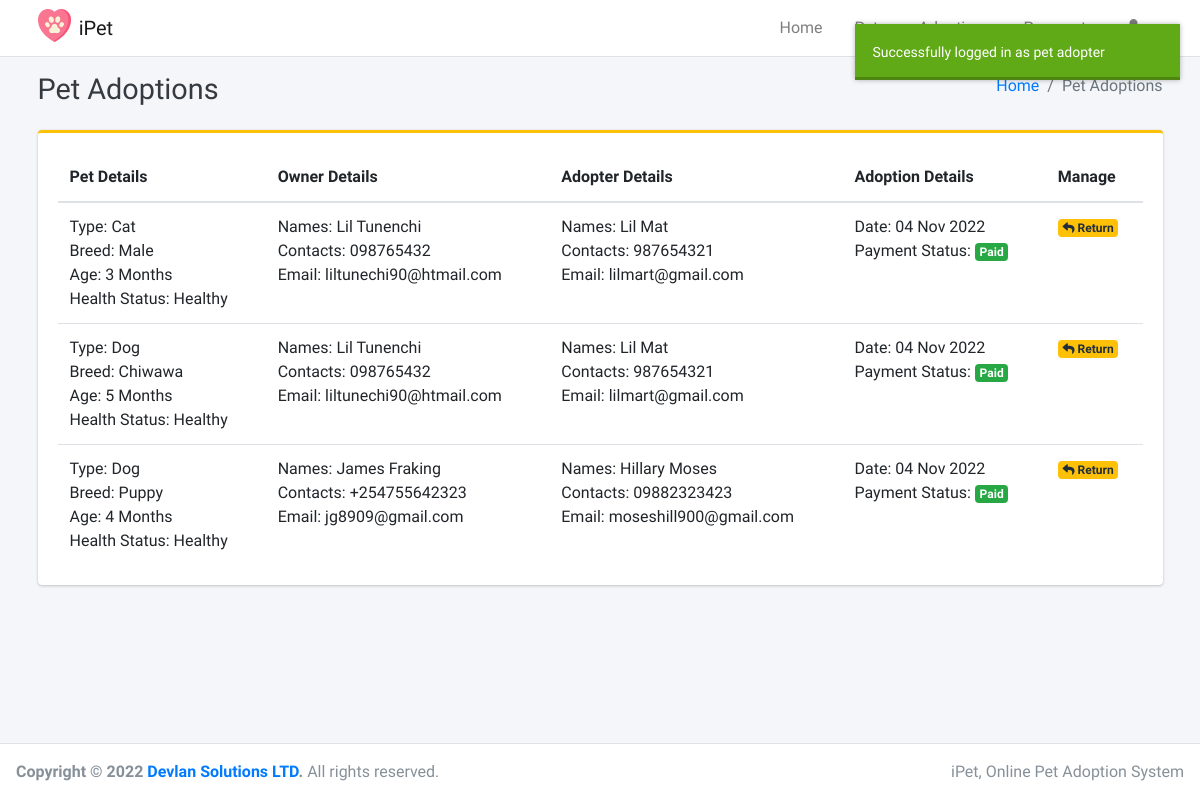
/views/adopter_adoptions (signed in), run on an earlier commit of the app's database.
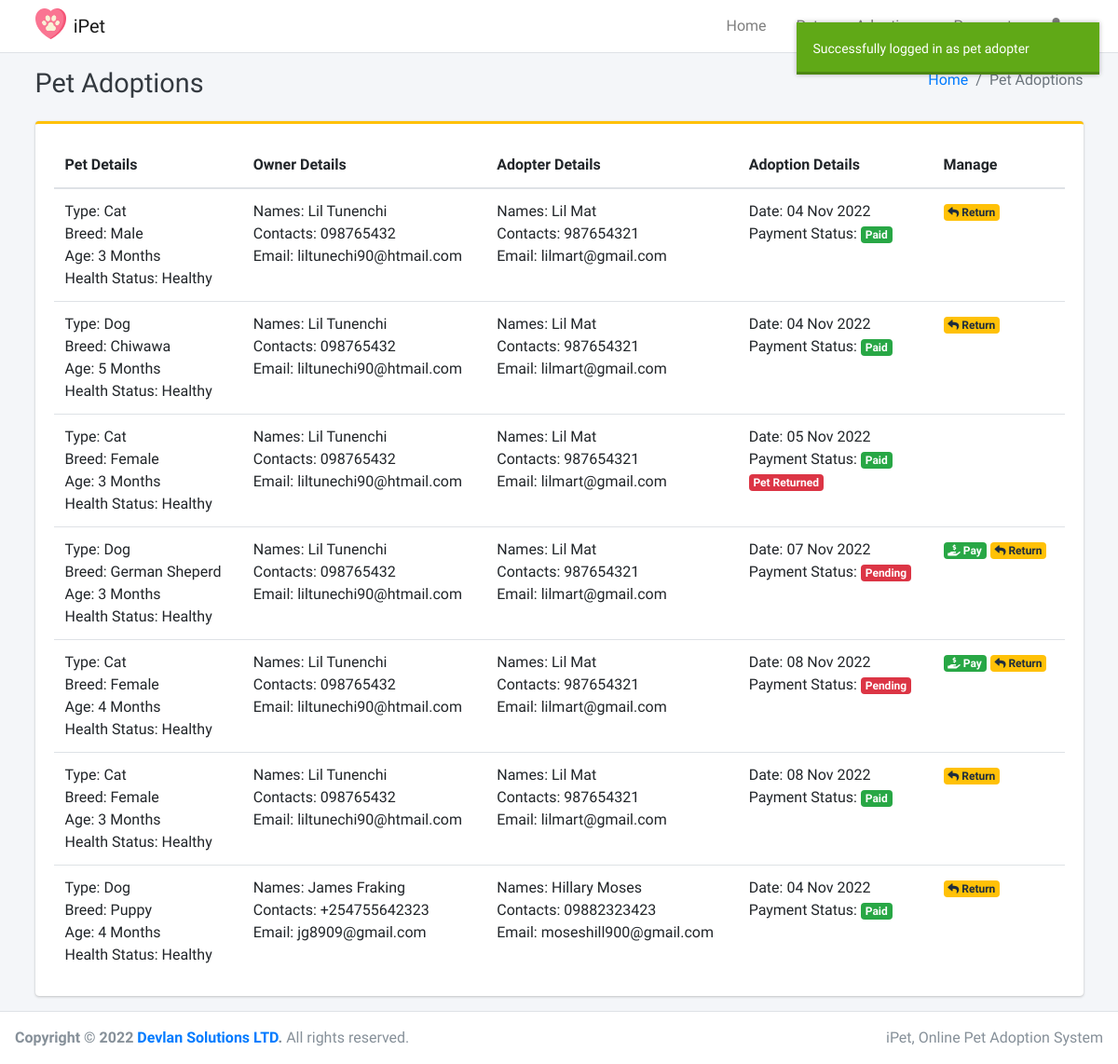
And on a later commit of the database.
### tables this page shows
CREATE TABLE `pet_adoption` (
  `pet_adoption_id` int(200) NOT NULL,
  `pet_adoption_pet_id` int(200) NOT NULL,
  `pet_adoption_pet_adopter_id` int(200) NOT NULL,
  `pet_adoption_date` varchar(200) NOT NULL,
  `pet_adoption_payment_status` varchar(200) NOT NULL DEFAULT 'Pending',
  `pet_adoption_return_status` varchar(200) NOT NULL DEFAULT 'Not Returned',
  `pet_adoption_ref` varchar(200) NOT NULL
);

CREATE TABLE `pet` (
  `pet_id` int(200) NOT NULL,
  `pet_owner_id` int(200) NOT NULL,
  `pet_type` varchar(200) NOT NULL,
  `pet_breed` varchar(200) NOT NULL,
  `pet_age` varchar(200) NOT NULL,
  `pet_health_status` varchar(200) NOT NULL,
  `pet_description` longtext NOT NULL,
  `pet_adoption_status` varchar(200) NOT NULL DEFAULT 'Available',
  `pet_image` varchar(200) NOT NULL
);

CREATE TABLE `pet_owner` (
  `pet_owner_id` int(200) NOT NULL,
  `pet_owner_login_id` int(200) NOT NULL,
  `pet_owner_name` varchar(200) NOT NULL,
  `pet_owner_email` varchar(200) NOT NULL,
  `pet_owner_contacts` varchar(200) NOT NULL,
  `pet_owner_address` longtext NOT NULL
);

CREATE TABLE `pet_adopter` (
  `pet_adopter_id` int(200) NOT NULL,
  `pet_adopter_login_id` int(200) NOT NULL,
  `pet_adopter_name` varchar(200) NOT NULL,
  `pet_adopter_email` varchar(200) NOT NULL,
  `pet_adopter_phone_number` varchar(200) NOT NULL,
  `pet_adopter_address` longtext NOT NULL
);

### views/adopter_adoptions.php (the view, shortened to what the changed rows need)
<?php
require_once('../helpers/adoptions.php');
require_once('../partials/head.php');
?>
<body class="hold-transition layout-top-nav">
    <div class="wrapper">
        <div class="content-wrapper">
            <div class="content-header">
                <div class="container">
                    <div class="row mb-2">
                        <div class="col-sm-6">
                            <h1 class="m-0 text-dark"> Pet Adoptions</h1>
                        </div>
                    </div>
                </div>
            </div>
            <div class="content">
                <div class="container">
                    <div class="row">
                        <div class="container-fluid">
                            <div class="row">
                                <div class="col-md-12">
                                    <div class="card card-warning card-outline">
                                        <div class="card-body">
                                            <table class="table">
                                                <thead>
                                                    <tr>
                                                        <th>Pet Details</th>
                                                        <th>Owner Details</th>
                                                        <th>Adopter Details</th>
                                                        <th>Adoption Details</th>
                                                        <th>Manage</th>
                                                    </tr>
                                                </thead>
                                                <tbody>
                                                    <?php
                                                    $ret = "SELECT * FROM pet_adoption pa
                                                    INNER JOIN pet p ON p.pet_id = pa.pet_adoption_pet_id
                                                    INNER JOIN pet_owner po ON po.pet_owner_id = p.pet_owner_id
                                                    INNER JOIN pet_adopter pad ON pad.pet_adopter_id = pa.pet_adoption_pet_adopter_id";
                                                    $stmt = $mysqli->prepare($ret);
                                                    $stmt->execute();
                                                    $res = $stmt->get_result();
                                                    while ($adoptions = $res->fetch_object()) {
                                                    ?>
                                                        <tr>
                                                            <td>
                                                                Type: <?php echo $adoptions->pet_type; ?> <br>
                                                                Breed: <?php echo $adoptions->pet_breed; ?> <br>
                                                                Age: <?php echo $adoptions->pet_age; ?> <br>
                                                                Health Status: <?php echo $adoptions->pet_health_status; ?>
                                                            </td>
                                                            <td>
                                                                Names: <?php echo $adoptions->pet_owner_name; ?> <br>
                                                                Contacts: <?php echo $adoptions->pet_owner_contacts; ?> <br>
                                                                Email: <?php echo $adoptions->pet_owner_email; ?>
                                                            </td>
                                                            <td>
                                                                Names: <?php echo $adoptions->pet_adopter_name; ?> <br>
                                                                Contacts: <?php echo $adoptions->pet_adopter_phone_number; ?> <br>
                                                                Email: <?php echo $adoptions->pet_adopter_email; ?>
                                                            </td>
                                                            <td>
                                                                Date: <?php echo date('d M Y', strtotime($adoptions->pet_adoption_date)); ?> <br>
                                                                Payment Status: <?php if ($adoptions->pet_adoption_payment_status == 'Pending') { ?>
                                                                    <span class="badge badge-danger">Pending</span> <br>
                                                                <?php } else {  ?>
                                                                    <span class="badge badge-success">Paid</span> <br>
                                                                <?php }
                                                                                if ($adoptions->pet_adoption_return_status == 'Returned') { ?>
                                                                    <span class="badge badge-danger">Pet Returned</span> <br>
                                                                <?php } ?>
                                                            </td>
                                                            <td>
                                                                <?php if ($adoptions->pet_adoption_payment_status == 'Pending') { ?>
                                                                    <a data-toggle="modal" href="#pay_<?php echo $adoptions->pet_adoption_id; ?>" class="badge badge-success"><i class="fas fa-hand-holding-usd"></i> Pay</a>
                                                                <?php }
                                                                if ($adoptions->pet_adoption_return_status != 'Returned') { ?>
                                                                    <a data-toggle="modal" href="#return_<?php echo $adoptions->pet_adoption_id; ?>" class="badge badge-warning"><i class="fas fa-reply"></i> Return </a>
                                                                <?php } ?>
                                                            </td>
                                                        </tr>
                                                    <?php } ?>
                                                </tbody>
                                            </table>
                                        </div>
                                    </div>
                                </div>
                            </div>
                        </div>
                    </div>
                </div>
            </div>
        </div>
</body>
</html>

What changed in the data, as far as the page shows it:
added pet_adoption: pet_adoption_pet.pet_type "Cat", pet_adoption_pet.pet_breed "Female", pet_adoption_pet.pet_age "3 Months", pet_adoption_pet.pet_health_status "Healthy", pet_owner.pet_owner_name "Lil Tunenchi", pet_owner.pet_owner_contacts "098765432", pet_owner.pet_owner_email "liltunechi90@htmail.com", pet_adoption_pet_adopter.pet_adopter_name "Lil Mat", pet_adoption_pet_adopter.pet_adopter_phone_number "987654321", pet_adoption_pet_adopter.pet_adopter_email "lilmart@gmail.com", pet_adoption_date "05 Nov 2022", pet_adoption_payment_status "Paid", pet_adoption_return_status "Pet Returned"
added pet_adoption: pet_adoption_pet.pet_type "Dog", pet_adoption_pet.pet_breed "German Sheperd", pet_adoption_pet.pet_age "3 Months", pet_adoption_pet.pet_health_status "Healthy", pet_owner.pet_owner_name "Lil Tunenchi", pet_owner.pet_owner_contacts "098765432", pet_owner.pet_owner_email "liltunechi90@htmail.com", pet_adoption_pet_adopter.pet_adopter_name "Lil Mat", pet_adoption_pet_adopter.pet_adopter_phone_number "987654321", pet_adoption_pet_adopter.pet_adopter_email "lilmart@gmail.com", pet_adoption_date "07 Nov 2022", pet_adoption_payment_status "Pending"
added pet_adoption: pet_adoption_pet.pet_type "Cat", pet_adoption_pet.pet_breed "Female", pet_adoption_pet.pet_age "4 Months", pet_adoption_pet.pet_health_status "Healthy", pet_owner.pet_owner_name "Lil Tunenchi", pet_owner.pet_owner_contacts "098765432", pet_owner.pet_owner_email "liltunechi90@htmail.com", pet_adoption_pet_adopter.pet_adopter_name "Lil Mat", pet_adoption_pet_adopter.pet_adopter_phone_number "987654321", pet_adoption_pet_adopter.pet_adopter_email "lilmart@gmail.com", pet_adoption_date "08 Nov 2022", pet_adoption_payment_status "Pending"
added pet_adoption: pet_adoption_pet.pet_type "Cat", pet_adoption_pet.pet_breed "Female", pet_adoption_pet.pet_age "3 Months", pet_adoption_pet.pet_health_status "Healthy", pet_owner.pet_owner_name "Lil Tunenchi", pet_owner.pet_owner_contacts "098765432", pet_owner.pet_owner_email "liltunechi90@htmail.com", pet_adoption_pet_adopter.pet_adopter_name "Lil Mat", pet_adoption_pet_adopter.pet_adopter_phone_number "987654321", pet_adoption_pet_adopter.pet_adopter_email "lilmart@gmail.com", pet_adoption_date "08 Nov 2022", pet_adoption_payment_status "Paid"
